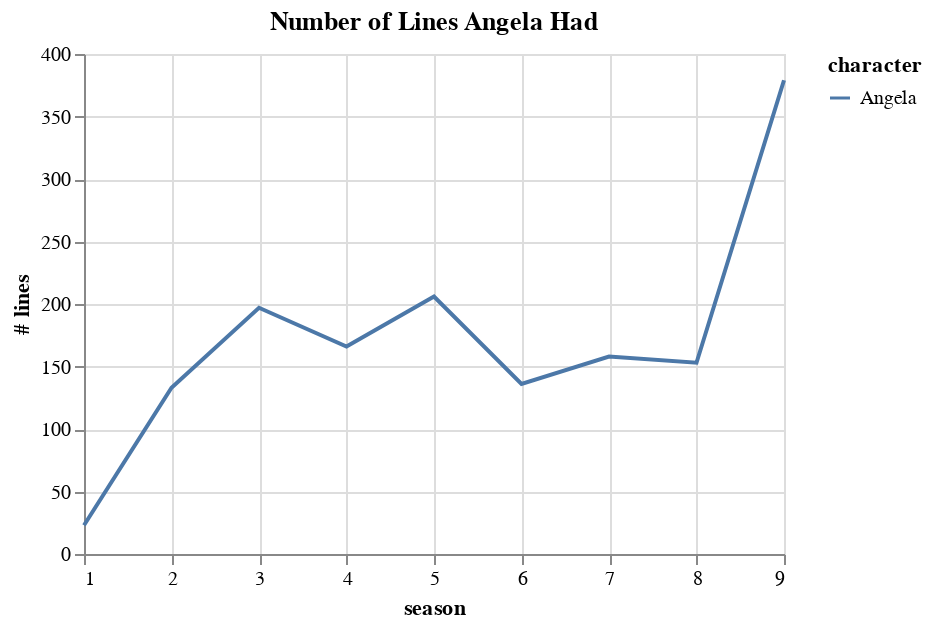
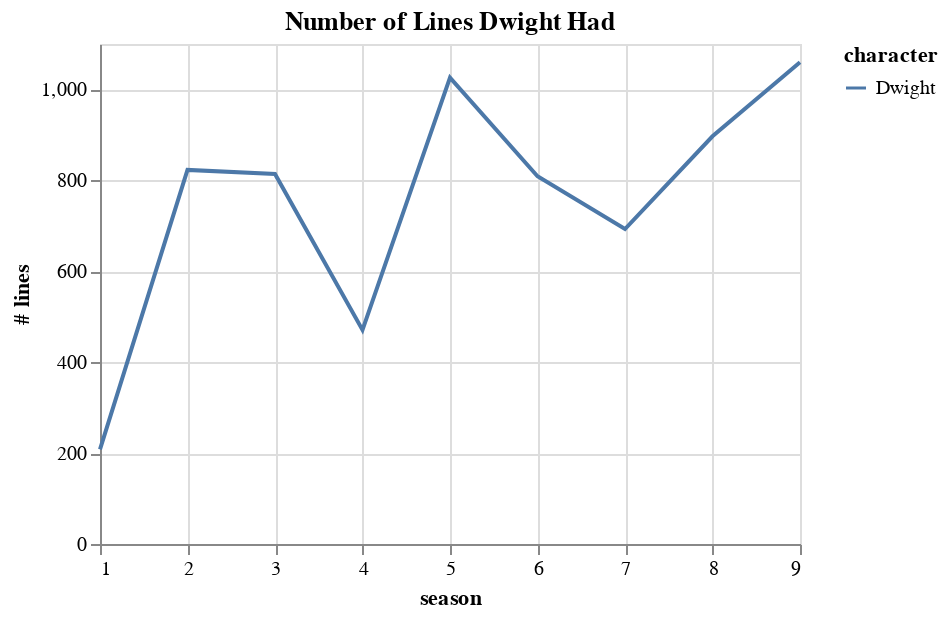
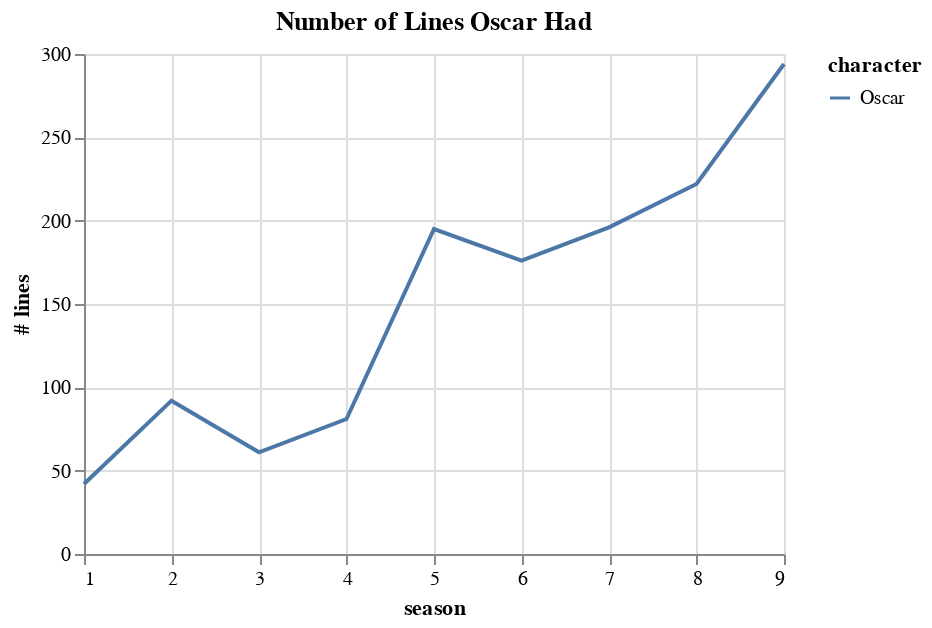

The cell these charts' notebook holds for them, in order:
### Code cell
angela = make_line_chart_by_season(lines_by_ep, character="Angela")
dwight = make_line_chart_by_season(lines_by_ep, character="Dwight")
oscar = make_line_chart_by_season(lines_by_ep, character="Oscar")

### Figure 1 — Vega-Lite specification as saved in the notebook (floating-point values rounded to 4 significant figures; data arrays with more than 128 entries replaced by an {"elided": "..."} marker saying what was removed)
{"usermeta": {"embedOptions": {"theme": "fivethirtyeight"}}, "config": {"view": {"continuousWidth": 400, "continuousHeight": 300}}, "data": {"name": "data-1d6fdd97235bca4d9cd8f2bd20683251"}, "mark": "line", "encoding": {"color": {"type": "nominal", "field": "character"}, "x": {"type": "quantitative", "field": "season", "title": "season"}, "y": {"type": "quantitative", "aggregate": "sum", "field": "text", "title": "# lines"}}, "height": 250, "title": "Number of Lines Angela Had", "width": 350, "$schema": "https://vega.github.io/schema/vega-lite/v4.8.1.json", "datasets": {"data-1d6fdd97235bca4d9cd8f2bd20683251": {"elided": "170 records"}}}

### Figure 2 — Vega-Lite specification as saved in the notebook (floating-point values rounded to 4 significant figures; data arrays with more than 128 entries replaced by an {"elided": "..."} marker saying what was removed)
{"usermeta": {"embedOptions": {"theme": "fivethirtyeight"}}, "config": {"view": {"continuousWidth": 400, "continuousHeight": 300}}, "data": {"name": "data-2796d4449561fcadc6d578800f17e1f9"}, "mark": "line", "encoding": {"color": {"type": "nominal", "field": "character"}, "x": {"type": "quantitative", "field": "season", "title": "season"}, "y": {"type": "quantitative", "aggregate": "sum", "field": "text", "title": "# lines"}}, "height": 250, "title": "Number of Lines Dwight Had", "width": 350, "$schema": "https://vega.github.io/schema/vega-lite/v4.8.1.json", "datasets": {"data-2796d4449561fcadc6d578800f17e1f9": {"elided": "186 records"}}}

### Figure 3 — Vega-Lite specification as saved in the notebook (floating-point values rounded to 4 significant figures; data arrays with more than 128 entries replaced by an {"elided": "..."} marker saying what was removed)
{"usermeta": {"embedOptions": {"theme": "fivethirtyeight"}}, "config": {"view": {"continuousWidth": 400, "continuousHeight": 300}}, "data": {"name": "data-eb5a1b14ea2d1cf4176089a15c23e24d"}, "mark": "line", "encoding": {"color": {"type": "nominal", "field": "character"}, "x": {"type": "quantitative", "field": "season", "title": "season"}, "y": {"type": "quantitative", "aggregate": "sum", "field": "text", "title": "# lines"}}, "height": 250, "title": "Number of Lines Oscar Had", "width": 350, "$schema": "https://vega.github.io/schema/vega-lite/v4.8.1.json", "datasets": {"data-eb5a1b14ea2d1cf4176089a15c23e24d": {"elided": "164 records"}}}
